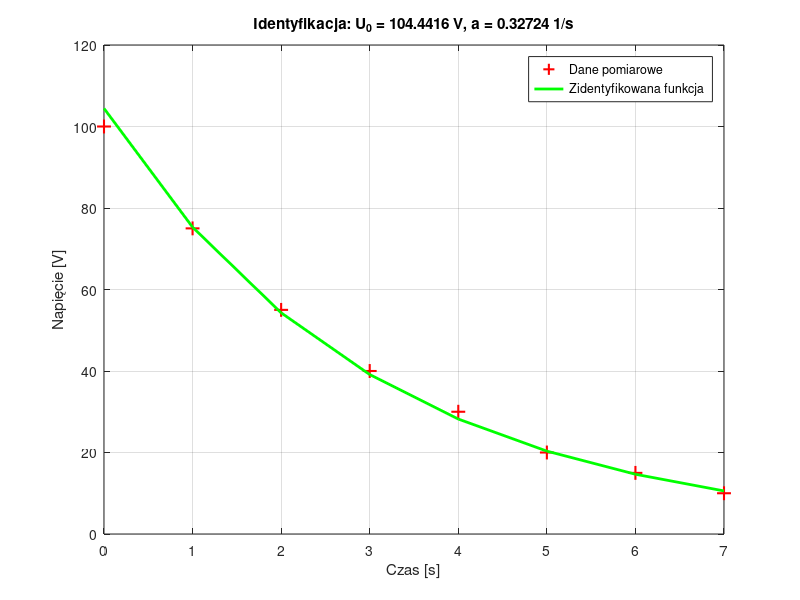

MATLAB code to generate this figure:
% Skrypt do zadania 2: Identyfikacja parametrów rozładowania kondensatora
clear all; close all;

% Dane pomiarowe
t = [0 1 2 3 4 5 6 7]; % Czas [s]
Uc = [100 75 55 40 30 20 15 10]; % Napięcie [V]

% Linearyzacja: ln(Uc) = ln(U0) - a*t
y = log(Uc); % y = ln(Uc)
A = [ones(length(t), 1) -t']; % Macierz A: [1 -t]
b = y'; % Wektor b: ln(Uc)

% Rozwiązanie za pomocą pseudoodwrotności
z = pinv(A) * b; % z(1) = ln(U0), z(2) = a
U0_est = exp(z(1)); % Estymowane U0
a_est = z(2); % Estymowane a

% Obliczenie estymowanej krzywej
Uc_est = U0_est * exp(-a_est * t);

% Obliczenie błędów
ee = (Uc - Uc_est) * (Uc - Uc_est)'; % Suma kwadratów błędów estymacji
disp(['Suma kwadratów błędów estymacji (ee): ', num2str(ee)]);

% Wykres
figure;
plot(t, Uc, 'r+', 'MarkerSize', 10, 'LineWidth', 1.5); hold on;
plot(t, Uc_est, 'g-', 'LineWidth', 2);
xlabel('Czas [s]');
ylabel('Napięcie [V]');
title(['Identyfikacja: U_0 = ', num2str(U0_est), ' V, a = ', num2str(a_est), ' 1/s']);
legend('Dane pomiarowe', 'Zidentyfikowana funkcja');
grid on;

% Wypisanie wyników
disp(['Estymowane U_0: ', num2str(U0_est), ' V']);
disp(['Estymowane a: ', num2str(a_est), ' 1/s']);